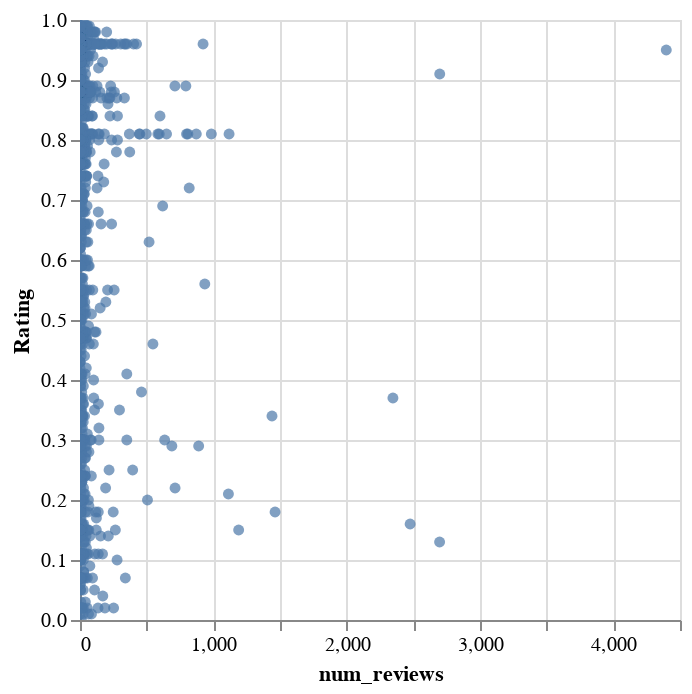

The notebook cell saved with this chart:
### Code cell
alt.Chart(udemyDS).mark_circle().encode(x='num_reviews', y='Rating',tooltip=['course_id','num_reviews','Rating','price']).interactive()

### Figure 1 — Vega-Lite specification as saved in the notebook (floating-point values rounded to 4 significant figures; data arrays with more than 128 entries replaced by an {"elided": "..."} marker saying what was removed)
{"data": {"name": "data-bbec9878f74bd42d08bab4fff5dae9fa"}, "mark": "circle", "encoding": {"tooltip": [{"field": "course_id", "type": "quantitative"}, {"field": "num_reviews", "type": "quantitative"}, {"field": "Rating", "type": "quantitative"}, {"field": "price", "type": "quantitative"}], "x": {"field": "num_reviews", "type": "quantitative"}, "y": {"field": "Rating", "type": "quantitative"}}, "selection": {"selector006": {"type": "interval", "bind": "scales", "encodings": ["x", "y"]}}, "$schema": "https://vega.github.io/schema/vega-lite/v4.17.0.json", "datasets": {"data-bbec9878f74bd42d08bab4fff5dae9fa": {"elided": "1191 records"}}}
